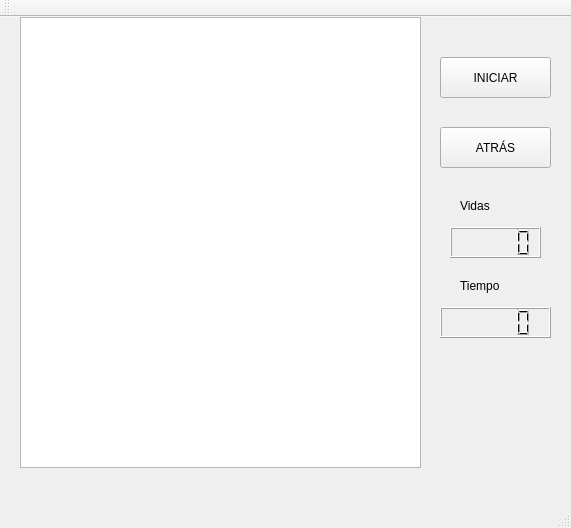
<?xml version="1.0" encoding="UTF-8"?>
<ui version="4.0">
 <class>MainWindow</class>
 <widget class="QMainWindow" name="MainWindow">
  <property name="geometry">
   <rect>
    <x>0</x>
    <y>0</y>
    <width>571</width>
    <height>528</height>
   </rect>
  </property>
  <property name="windowTitle">
   <string>MainWindow</string>
  </property>
  <widget class="QWidget" name="centralWidget">
   <widget class="QGraphicsView" name="escena">
    <property name="geometry">
     <rect>
      <x>20</x>
      <y>0</y>
      <width>401</width>
      <height>451</height>
     </rect>
    </property>
    <property name="styleSheet">
     <string notr="true">border-image:url(:/imagenes/mapa1.png)
</string>
    </property>
    <property name="verticalScrollBarPolicy">
     <enum>Qt::ScrollBarAlwaysOff</enum>
    </property>
    <property name="horizontalScrollBarPolicy">
     <enum>Qt::ScrollBarAlwaysOff</enum>
    </property>
   </widget>
   <widget class="QPushButton" name="iniciar">
    <property name="geometry">
     <rect>
      <x>440</x>
      <y>40</y>
      <width>111</width>
      <height>41</height>
     </rect>
    </property>
    <property name="text">
     <string>INICIAR</string>
    </property>
   </widget>
   <widget class="QPushButton" name="atras">
    <property name="geometry">
     <rect>
      <x>440</x>
      <y>110</y>
      <width>111</width>
      <height>41</height>
     </rect>
    </property>
    <property name="text">
     <string>ATRÁS</string>
    </property>
   </widget>
   <widget class="QLabel" name="Vidas">
    <property name="geometry">
     <rect>
      <x>460</x>
      <y>180</y>
      <width>67</width>
      <height>17</height>
     </rect>
    </property>
    <property name="text">
     <string>Vidas</string>
    </property>
   </widget>
   <widget class="QLabel" name="Tiempo">
    <property name="geometry">
     <rect>
      <x>460</x>
      <y>260</y>
      <width>67</width>
      <height>17</height>
     </rect>
    </property>
    <property name="text">
     <string>Tiempo</string>
    </property>
   </widget>
   <widget class="QLCDNumber" name="vidas">
    <property name="geometry">
     <rect>
      <x>450</x>
      <y>210</y>
      <width>91</width>
      <height>31</height>
     </rect>
    </property>
   </widget>
   <widget class="QLCDNumber" name="tiempo">
    <property name="geometry">
     <rect>
      <x>440</x>
      <y>290</y>
      <width>111</width>
      <height>31</height>
     </rect>
    </property>
   </widget>
   <widget class="QLabel" name="meta">
    <property name="geometry">
     <rect>
      <x>130</x>
      <y>380</y>
      <width>191</width>
      <height>21</height>
     </rect>
    </property>
    <property name="text">
     <string/>
    </property>
   </widget>
   <widget class="QLabel" name="Boom">
    <property name="geometry">
     <rect>
      <x>190</x>
      <y>60</y>
      <width>91</width>
      <height>61</height>
     </rect>
    </property>
    <property name="text">
     <string/>
    </property>
   </widget>
  </widget>
  <widget class="QMenuBar" name="menuBar">
   <property name="geometry">
    <rect>
     <x>0</x>
     <y>0</y>
     <width>571</width>
     <height>21</height>
    </rect>
   </property>
  </widget>
  <widget class="QToolBar" name="mainToolBar">
   <attribute name="toolBarArea">
    <enum>TopToolBarArea</enum>
   </attribute>
   <attribute name="toolBarBreak">
    <bool>false</bool>
   </attribute>
  </widget>
  <widget class="QStatusBar" name="statusBar"/>
 </widget>
 <layoutdefault spacing="6" margin="11"/>
 <resources/>
 <connections/>
</ui>
